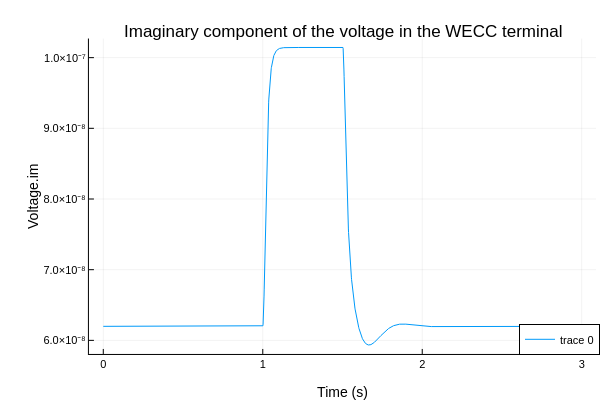

Notebook code cell kept with this figure:
### Markdown cell above
We are using the model Dynawo.Examples.BESS.WECC.BESScbCurrentSource from the v1.7.0 Dynawo Modelica library. This model has been initialized elsewhere and already includes the right initialization parameters. The BESS.INIT model is not explicitly used in the model, contrary to what happens in Dynawo.Examples.BESS.WECC.BESSCurrentSource from Dynawo's master release.

We check that we can load the model, run a simulation with OMJulia and plot some results.

### Code cell
# Run the simulation of the dynamic model
resultfile_name = string("BESS_base", ".csv")
simulate(BESS,resultfile = resultfile_name,
                simflags = "-override=outputFormat=csv")
resultfile = joinpath(getWorkDirectory(BESS), resultfile_name)
df = DataFrame(CSV.File(resultfile));

# Plot the imaginary component of the voltage in the WECC terminal
plotlyjs()
p2 = plot(df[!, "time"], df[!, "BESS.terminal.V.im"], label=["Terminal V.im"])
plot!(p2, legend=:bottomright, titlefontsize=12, labelfontsize=10)
title!(p2, "Imaginary component of the voltage in the WECC terminal")
xlabel!(p2, "Time (s)")
ylabel!(p2, "Voltage.im")

### Figure 1 — Plotly figure (JSON) as saved in the notebook; plotly's stock layout.template omitted (floating-point values rounded to 4 significant figures; data arrays with more than 128 entries replaced by an {"elided": "..."} marker saying what was removed)
{"data": [{"colorbar": {"len": 0.8761, "title": "", "x": 0.9934, "y": 0.5104}, "legendgroup": ["Terminal V.im"], "line": {"color": "rgba(0, 154, 250, 1.000)", "dash": "solid", "shape": "linear", "width": 1}, "mode": "lines", "name": ["Terminal V.im"], "showlegend": true, "type": "scatter", "x": {"elided": "3006 float values"}, "xaxis": "x", "y": {"elided": "3006 float values"}, "yaxis": "y"}], "layout": {"annotations": [{"font": {"color": "rgba(0, 0, 0, 1.000)", "family": "sans-serif", "size": 17}, "rotation": 0, "showarrow": false, "text": "Imaginary component of the voltage in the WECC terminal", "x": 0.5708, "xanchor": "center", "xref": "paper", "y": 1, "yanchor": "top", "yref": "paper"}], "height": 400, "legend": {"bgcolor": "rgba(255, 255, 255, 1.000)", "bordercolor": "rgba(0, 0, 0, 1.000)", "borderwidth": 1, "font": {"color": "rgba(0, 0, 0, 1.000)", "family": "sans-serif", "size": 11}, "title": {"font": {"color": "rgba(0, 0, 0, 1.000)", "family": "sans-serif", "size": 15}, "text": ""}, "tracegroupgap": 0, "traceorder": "normal", "x": 1, "xanchor": "right", "y": 0.07, "yanchor": "bottom"}, "margin": {"b": 20, "l": 0, "r": 0, "t": 20}, "paper_bgcolor": "rgba(255, 255, 255, 1.000)", "plot_bgcolor": "rgba(255, 255, 255, 1.000)", "showlegend": true, "width": 600, "xaxis": {"anchor": "y", "domain": [0.1482, 0.9934], "gridcolor": "rgba(0, 0, 0, 0.100)", "gridwidth": 0.5, "linecolor": "rgba(0, 0, 0, 1.000)", "mirror": false, "range": [-0.09, 3.09], "showgrid": true, "showline": true, "showticklabels": true, "tickangle": 0, "tickcolor": "rgb(0, 0, 0)", "tickfont": {"color": "rgba(0, 0, 0, 1.000)", "family": "sans-serif", "size": 11}, "tickmode": "array", "ticks": "inside", "ticktext": ["0", "1", "2", "3"], "tickvals": [0, 1, 2, 3], "title": "Time (s)", "titlefont": {"color": "rgba(0, 0, 0, 1.000)", "family": "sans-serif", "size": 14}, "type": "-", "visible": true, "zeroline": false, "zerolinecolor": "rgba(0, 0, 0, 1.000)"}, "yaxis": {"anchor": "x", "domain": [0.07234, 0.9485], "gridcolor": "rgba(0, 0, 0, 0.100)", "gridwidth": 0.5, "linecolor": "rgba(0, 0, 0, 1.000)", "mirror": false, "range": [5.808e-08, 1.027e-07], "showgrid": true, "showline": true, "showticklabels": true, "tickangle": 0, "tickcolor": "rgb(0, 0, 0)", "tickfont": {"color": "rgba(0, 0, 0, 1.000)", "family": "sans-serif", "size": 11}, "tickmode": "array", "ticks": "inside", "ticktext": ["6.0×10⁻⁸", "7.0×10⁻⁸", "8.0×10⁻⁸", "9.0×10⁻⁸", "1.0×10⁻⁷"], "tickvals": [6e-08, 7e-08, 8e-08, 9e-08, 1e-07], "title": "Voltage.im", "titlefont": {"color": "rgba(0, 0, 0, 1.000)", "family": "sans-serif", "size": 14}, "type": "-", "visible": true, "zeroline": false, "zerolinecolor": "rgba(0, 0, 0, 1.000)"}}}
